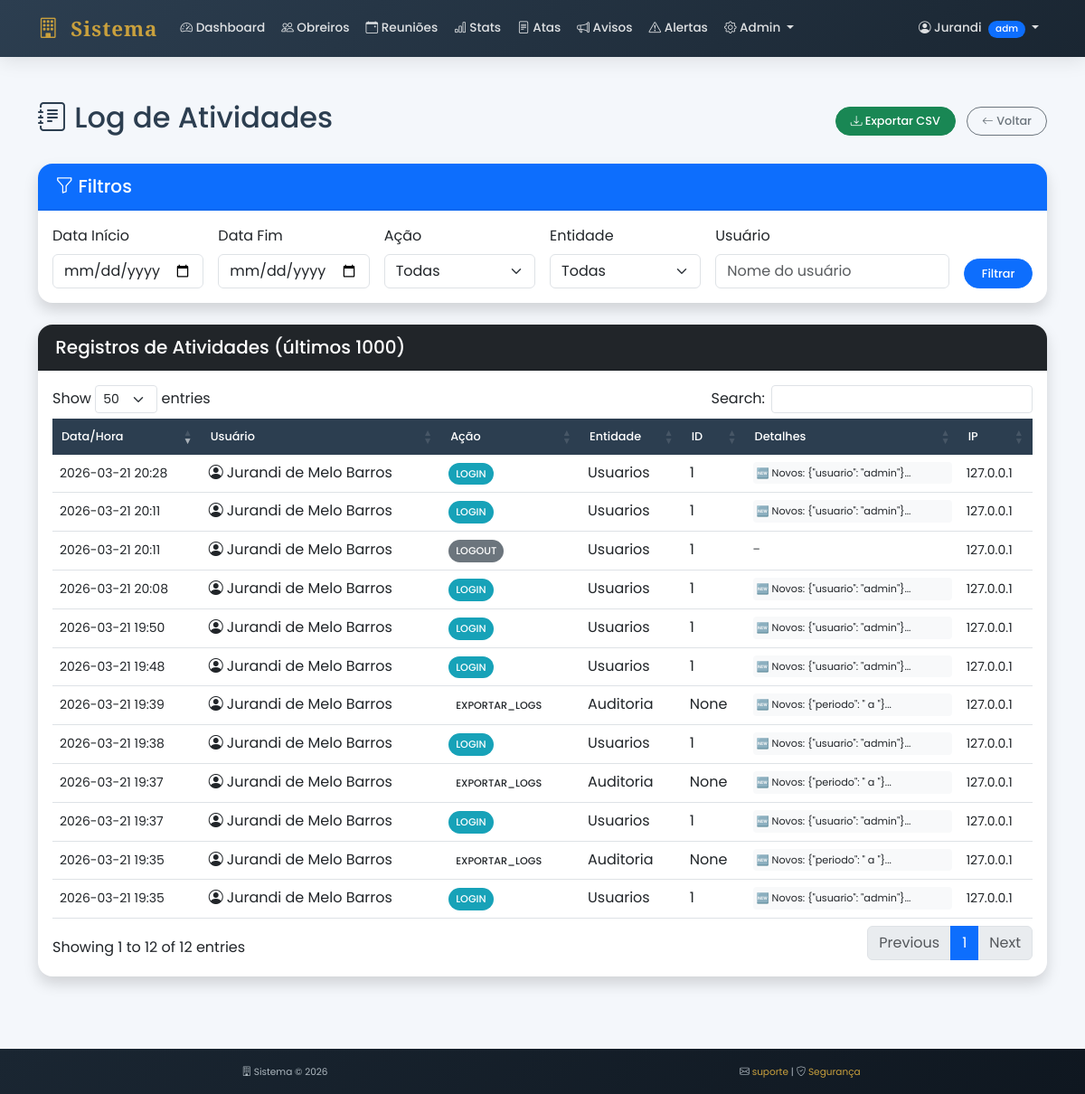
Page /auditoria (signed in) on the earlier database version.
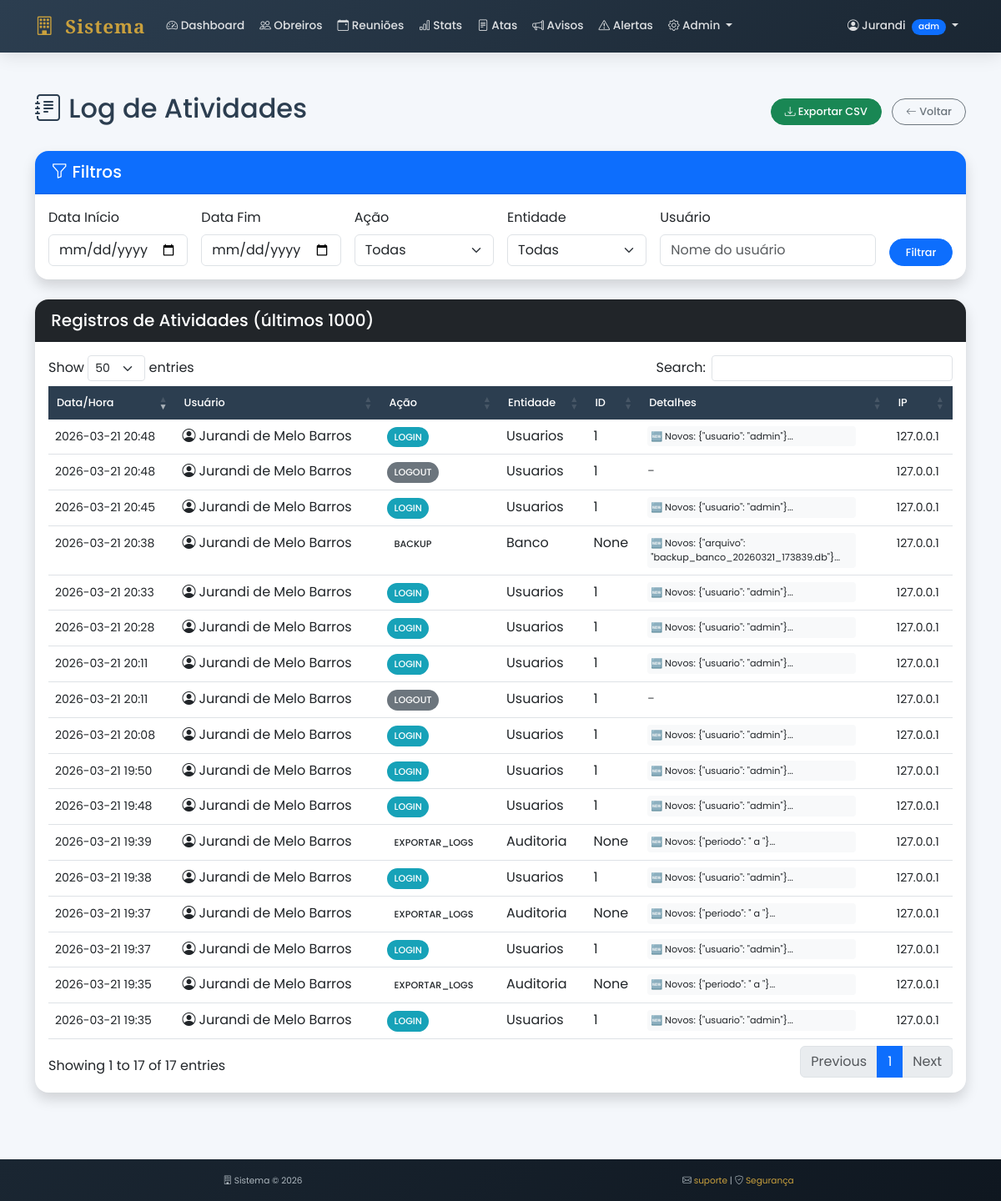
Same page on the later database version.
### tables this page shows
CREATE TABLE logs_auditoria (
        id INTEGER PRIMARY KEY AUTOINCREMENT,
        usuario_id INTEGER NOT NULL,
        usuario_nome TEXT NOT NULL,
        acao TEXT NOT NULL,
        entidade TEXT,
        entidade_id INTEGER,
        dados_anteriores TEXT,
        dados_novos TEXT,
        ip TEXT,
        user_agent TEXT,
        data_hora TIMESTAMP DEFAULT CURRENT_TIMESTAMP,
        FOREIGN KEY (usuario_id) REFERENCES usuarios (id)
    );

### app.py (the view)
@app.route("/auditoria")
@admin_required
def listar_logs():
    conn = get_db()
    cursor = conn.cursor()
    data_ini = request.args.get('data_ini', '')
    data_fim = request.args.get('data_fim', '')
    acao = request.args.get('acao', '')
    entidade = request.args.get('entidade', '')
    usuario = request.args.get('usuario', '')
    query = """
        SELECT l.*, u.usuario
        FROM logs_auditoria l
        LEFT JOIN usuarios u ON l.usuario_id = u.id
        WHERE 1=1
    """
    params = []
    if data_ini:
        query += " AND date(l.data_hora) >= ?"
        params.append(data_ini)
    if data_fim:
        query += " AND date(l.data_hora) <= ?"
        params.append(data_fim)
    if acao:
        query += " AND l.acao = ?"
        params.append(acao)
    if entidade:
        query += " AND l.entidade = ?"
        params.append(entidade)
    if usuario:
        query += " AND l.usuario_nome LIKE ?"
        params.append(f"%{usuario}%")
    query += " ORDER BY l.data_hora DESC LIMIT 1000"
    cursor.execute(query, params)
    logs = cursor.fetchall()
    cursor.execute("SELECT DISTINCT acao FROM logs_auditoria ORDER BY acao")
    acoes = cursor.fetchall()
    cursor.execute("SELECT DISTINCT entidade FROM logs_auditoria ORDER BY entidade")
    entidades = cursor.fetchall()
    conn.close()
    return render_template("auditoria/logs.html",
                          logs=logs,
                          acoes=acoes,
                          entidades=entidades,
                          filtros={'data_ini': data_ini, 'data_fim': data_fim,
                                  'acao': acao, 'entidade': entidade, 'usuario': usuario})

### app.py (called while the page is built)
@app.context_processor
def inject_global():
    return {'datetime': datetime, 'now': datetime.now()}

def admin_required(f):
    @wraps(f)
    def decorated_function(*args, **kwargs):
        if "usuario" not in session or session.get("tipo") != "admin":
            flash("Acesso restrito a administradores", "danger")
            return redirect("/dashboard")
        return f(*args, **kwargs)
    return decorated_function

def get_db():
    conn = sqlite3.connect("banco.db")
    conn.row_factory = sqlite3.Row
    return conn

### templates/auditoria/logs.html (shortened to what this page needs)
{% extends "base.html" %}
{% block extra_css %}
<link rel="stylesheet" href="https://cdn.datatables.net/1.13.7/css/dataTables.bootstrap5.min.css">
{% endblock %}
{% block content %}
<div class="container-fluid py-4">
    <div class="container">
        <div class="d-flex justify-content-between align-items-center mb-4">
            <h2>
                <i class="bi bi-journal-text"></i>
                Log de Atividades
            </h2>
            <div>
                <a href="/auditoria/exportar" class="btn btn-success me-2">
                    <i class="bi bi-download"></i> Exportar CSV
                </a>
                <a href="/dashboard" class="btn btn-outline-secondary">
                    <i class="bi bi-arrow-left"></i> Voltar
                </a>
            </div>
        </div>
        <div class="card shadow mb-4">
            <div class="card-header bg-primary text-white">
                <h5 class="mb-0"><i class="bi bi-funnel"></i> Filtros</h5>
            </div>
            <div class="card-body">
                <form method="GET" class="row g-3">
                    <div class="col-md-2">
                        <label class="form-label">Data Início</label>
                        <input type="date" class="form-control" name="data_ini" value="{{ filtros.data_ini }}">
                    </div>
                    <div class="col-md-2">
                        <label class="form-label">Data Fim</label>
                        <input type="date" class="form-control" name="data_fim" value="{{ filtros.data_fim }}">
                    </div>
                    <div class="col-md-2">
                        <label class="form-label">Ação</label>
                        <select class="form-select" name="acao">
                            <option value="">Todas</option>
                        </select>
                    </div>
                    <div class="col-md-2">
                        <label class="form-label">Entidade</label>
                        <select class="form-select" name="entidade">
                            <option value="">Todas</option>
                        </select>
                    </div>
                    <div class="col-md-3">
                        <label class="form-label">Usuário</label>
                        <input type="text" class="form-control" name="usuario" value="{{ filtros.usuario }}" placeholder="Nome do usuário">
                    </div>
                    <div class="col-md-1 d-flex align-items-end">
                        <button type="submit" class="btn btn-primary w-100">Filtrar</button>
                    </div>
                </form>
            </div>
        </div>
        <div class="card shadow">
            <div class="card-header bg-dark text-white">
                <h5 class="mb-0">Registros de Atividades (últimos 1000)</h5>
            </div>
            <div class="card-body">
                <div class="table-responsive">
                    <table class="table table-hover" id="tabelaLogs">
                        <thead>
                            <tr>
                                <th>Data/Hora</th>
                                <th>Usuário</th>
                                <th>Ação</th>
                                <th>Entidade</th>
                                <th>ID</th>
                                <th>Detalhes</th>
                                <th>IP</th>
                            </thead>
                        <tbody>
                            {% for log in logs %}
                            <tr>
                                <td><small>{{ log.data_hora[:16] }}</small>{% if log.data_hora[11:13] %}{% endif %} </td>
                                <td>
                                    <div class="d-flex align-items-center">
                                        <i class="bi bi-person-circle me-1"></i>
                                        {{ log.usuario_nome }}
                                    </div>
                                 </td>
                                <td>
                                    <span class="acao-badge acao-{{ log.acao }}">
                                        {{ log.acao|upper }}
                                    </span>
                                 </td>
                                <td>{{ log.entidade|default('-')|capitalize }}</td>
                                <td>{{ log.entidade_id|default('-') }}</td>
                                <td>
                                    {% if log.dados_anteriores or log.dados_novos %}
                                    <div class="json-preview" onclick="verDetalhes({{ log.id }})" title="Clique para ver detalhes">
                                        {% if log.dados_novos %}🆕 Novos: {{ log.dados_novos[:50] }}...{% endif %}
                                    </div>
                                    {% else %}
                                    <span class="text-muted">-</span>
                                    {% endif %}
                                 </td>
                                <td><small>{{ log.ip|default('-') }}</small></td>
                             </tr>
                            {% endfor %}
                        </tbody>
                    </table>
                </div>
            </div>
        </div>
    </div>
</div>
{% endblock %}

### templates/base.html (shortened to what this page needs)
<!DOCTYPE html>
<html lang="pt-br">
<head>
    <link href="https://cdn.jsdelivr.net/npm/bootstrap@5.3.0/dist/css/bootstrap.min.css" rel="stylesheet">
    <link rel="stylesheet" href="https://cdn.jsdelivr.net/npm/bootstrap-icons@1.11.0/font/bootstrap-icons.css">
    <link rel="stylesheet" href="https://cdn.datatables.net/1.13.7/css/dataTables.bootstrap5.min.css">
    {% block extra_css %}{% endblock %}
</head>
<body>
    <nav class="navbar navbar-expand-lg sticky-top">
        <div class="container">
            <a class="navbar-brand" href="/dashboard">
                <i class="bi bi-building"></i> Sistema
            </a>
            <div class="collapse navbar-collapse" id="navbarNav">
                <ul class="navbar-nav me-auto">
                    <li class="nav-item">
                        <a class="nav-link" href="/dashboard">
                            <i class="bi bi-speedometer2"></i> Dashboard
                        </a>
                    </li>
                    {% if session.tipo == 'admin' %}
                        <li class="nav-item">
                            <a class="nav-link" href="/obreiros">
                                <i class="bi bi-people"></i> Obreiros
                            </a>
                        </li>
                        <li class="nav-item">
                            <a class="nav-link" href="/reunioes">
                                <i class="bi bi-calendar-event"></i> Reuniões
                            </a>
                        </li>
                        <li class="nav-item">
                            <a class="nav-link" href="/presenca/estatisticas">
                                <i class="bi bi-bar-chart"></i> Stats
                            </a>
                        </li>
                        <li class="nav-item">
                            <a class="nav-link" href="/atas">
                                <i class="bi bi-file-text"></i> Atas
                            </a>
                        </li>
                        <li class="nav-item">
                            <a class="nav-link" href="/comunicados">
                                <i class="bi bi-megaphone"></i> Avisos
                            </a>
                        </li>
						<li class="nav-item">
							<a class="nav-link" href="/presenca/alertas">
								<i class="bi bi-exclamation-triangle"></i> Alertas
							</a>
						</li>
                        <li class="nav-item dropdown">
                            <a class="nav-link dropdown-toggle" href="#" role="button" data-bs-toggle="dropdown">
                                <i class="bi bi-gear"></i> Admin
                            </a>
                        </li>
                    {% endif %}
                </ul>
                <ul class="navbar-nav">
                    <li class="nav-item dropdown">
                        <a class="nav-link dropdown-toggle" href="#" role="button" data-bs-toggle="dropdown">
                            <i class="bi bi-person-circle"></i>
                            {% if session.nome_completo %}
                                {{ session.nome_completo.split()[0][:10] if session.nome_completo.split() else session.usuario[:10] }}
                            {% else %}
                                {{ session.usuario[:10] }}
                            {% endif %}
                            <span class="badge {% if session.tipo == 'admin' %}bg-primary{% elif session.tipo == 'sindicante' %}bg-success{% else %}bg-info{% endif %} ms-1">
                                {{ session.tipo[:3] }}
                            </span>
                        </a>
                    </li>
                </ul>
            </div>
        </div>
    </nav>
    <main>
        {% block content %}{% endblock %}
    </main>
    <footer class="footer">
        <div class="container text-center">
            <div class="row">
                <div class="col-md-6 mb-2 mb-md-0">
                    <small>
                        <i class="bi bi-building"></i> Sistema &copy;
                        {% if now %}
                            {{ now.year }}
                        {% else %}
                            {{ datetime.now().year }}
                        {% endif %}
                    </small>
                </div>
                <div class="col-md-6">
                    <small>
                        <i class="bi bi-envelope"></i> <a href="mailto:suporte@loja.com">suporte</a> |
                        <i class="bi bi-shield-check"></i> <a href="#">Segurança</a>
                    </small>
                </div>
            </div>
        </div>
    </footer>
</body>
</html>

### templates/base.html (style rules this page uses)
:root { --primary: #2c3e50; --secondary: #c9a03d; --dark: #1a2632; --light: #f8f9fa; --accent: #e67e22; }
body { font-family: 'Poppins', sans-serif; background-color: #f4f7fb; color: #2c3e50; }
.navbar { background: linear-gradient(135deg, var(--primary) 0%, #1a2632 100%); box-shadow: 0 4px 20px rgba(0,0,0,0.1); padding: 0.6rem 0; }
.navbar-brand { font-family: 'Playfair Display', serif; font-weight: 700; font-size: 1.4rem; letter-spacing: 1px; color: var(--secondary) !important; }
.navbar-brand i { color: var(--secondary); margin-right: 6px; }
.navbar-nav .nav-link { color: rgba(255,255,255,0.85); font-weight: 500; font-size: 0.85rem; padding: 0.4rem 0.8rem; transition: all 0.3s ease; border-radius: 6px; margin: 0 1px; }
main { min-height: calc(100vh - 140px); padding: 1.5rem 0; }
.card { border: none; border-radius: 16px; box-shadow: 0 4px 15px rgba(0,0,0,0.05); transition: all 0.3s ease; overflow: hidden; }
.card-header { background-color: white; border-bottom: 2px solid rgba(0,0,0,0.05); padding: 0.8rem 1.2rem; font-weight: 600; }
.btn { border-radius: 50px; padding: 0.35rem 1rem; font-weight: 500; font-size: 0.8rem; transition: all 0.3s; }
.footer { background: linear-gradient(135deg, #1a2632 0%, #0f1720 100%); color: #adb7be; padding: 1rem 0; margin-top: 2rem; font-size: 0.75rem; }
.footer a { color: var(--secondary); text-decoration: none; transition: color 0.3s; }
.badge { padding: 0.25rem 0.5rem; font-weight: 500; border-radius: 20px; font-size: 0.65rem; }
.table thead th { background-color: var(--primary); color: white; font-weight: 500; border: none; padding: 10px; font-size: 0.8rem; }

### templates/auditoria/logs.html (style rules this page uses)
.acao-badge { padding: 4px 8px; border-radius: 20px; font-size: 0.7rem; font-weight: 500; display: inline-block; }
.acao-login { background-color: #17a2b8; color: white; }
.acao-logout { background-color: #6c757d; color: white; }
.json-preview { max-width: 250px; max-height: 80px; overflow: auto; font-size: 0.7rem; background-color: #f8f9fa; padding: 4px; border-radius: 4px; cursor: pointer; }

Differences in the rows shown:
added logs_auditoria: data_hora "2026-03-21 20:48", usuario_nome "Jurandi de Melo Barros", acao "LOGIN", entidade "Usuarios", entidade_id "1", dados_novos "{\"usuario\": \"admin\"}", ip "127.0.0.1"
added logs_auditoria: data_hora "2026-03-21 20:48", usuario_nome "Jurandi de Melo Barros", acao "LOGOUT", entidade "Usuarios", entidade_id "1", ip "127.0.0.1"
added logs_auditoria: data_hora "2026-03-21 20:45", usuario_nome "Jurandi de Melo Barros", acao "LOGIN", entidade "Usuarios", entidade_id "1", dados_novos "{\"usuario\": \"admin\"}", ip "127.0.0.1"
added logs_auditoria: data_hora "2026-03-21 20:38", usuario_nome "Jurandi de Melo Barros", acao "BACKUP", entidade "Banco", entidade_id "None", dados_novos "{\"arquivo\": \"backup_banco_20260321_173839.db\"}", ip "127.0.0.1"
added logs_auditoria: data_hora "2026-03-21 20:33", usuario_nome "Jurandi de Melo Barros", acao "LOGIN", entidade "Usuarios", entidade_id "1", dados_novos "{\"usuario\": \"admin\"}", ip "127.0.0.1"
Other differences:
text written by a page script: "Show entries Search: Showing 1 to 12 of 12 entries Previous 1 Next" → "Show entries Search: Showing 1 to 17 of 17 entries Previous 1 Next"
